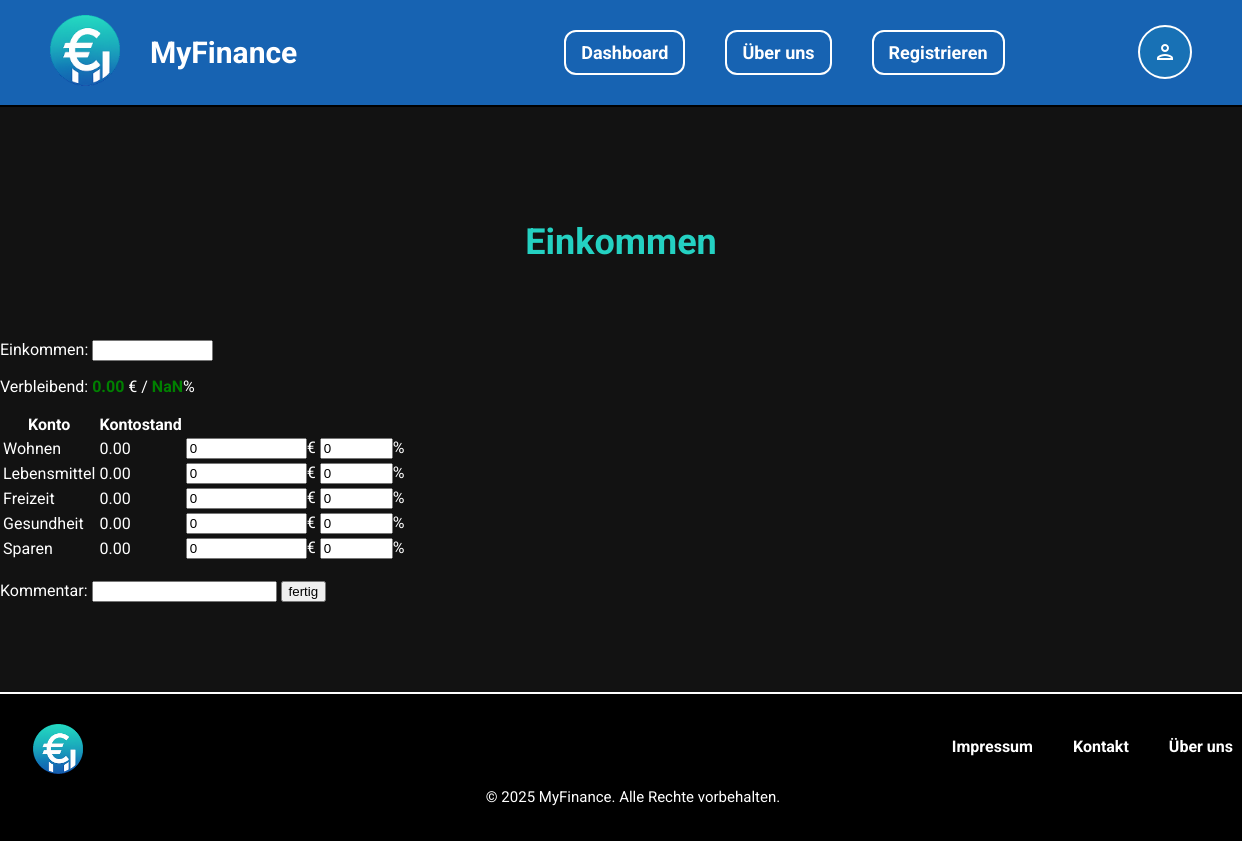
The app's page /einkommen/einkommen.php (signed in) with its own data.
### tables this page shows
CREATE TABLE `konto` (
  `kid` int(11) NOT NULL,
  `knr` int(3) UNSIGNED ZEROFILL NOT NULL,
  `bezeichnung` varchar(150) NOT NULL,
  `kontostand` decimal(10,2) NOT NULL,
  `uid` int(11) NOT NULL
);

### einkommen/einkommen.php (the view, shortened to what this page needs)
<?php
include('../header.php');
require_once('../misc/dbConnection.php');
?>
<!DOCTYPE html>
<html lang="de">
<head>
</head>
<link rel="stylesheet" href="../style.css">
<body>
    <form method="POST">
        <h1>Einkommen</h1>
        <br>
        <br><br>
    </form>
    <form method="POST" id="form">
        <label for="einkommen">Einkommen: </label>
        <input type="number" name="einkommen" id="einkommen" value="<?php echo $einkommen; ?>" min=0.01 max=999999999.99 step="0.01" required>
        <p>Verbleibend: <span id="verbleibend">0.00</span> € / <span id="verbleibendP">0.00</span>%</p>
        <table>
            <thead>
                <tr>
                    <th>Konto</th>
                    <th>Kontostand</th>
                    <th></th>
                    <th></th>
                    <td></td>
                </tr>
            </thead>
            <tbody>
                <?php
                $stmt = $pdo->prepare('SELECT kid, knr, bezeichnung, kontostand FROM Konto WHERE uid = :uid AND knr BETWEEN 0 AND 899');
                $stmt->execute([':uid' => $_SESSION['user_id']]);
                $konten = $stmt->fetchAll();
                foreach ($konten as $row) {
                    if ($row['knr'] < 100) {
                        echo '<input type="hidden" name="ekid" value="' . $row["kid"] . '">';
                    } else {
                        $betrag = 0;
                        $prozent = 0;
                        echo '<a href="http://localhost:3000/konto.php?knr=' . $row['knr'] . '">
                            <tr class="zeile">
                            <td>' . $row["bezeichnung"] . '</td>
                            <td>' . $row["kontostand"] . '</td>
                            <td><input type="number" name="betrag[]" class="betrag" min="0" max="999999999.99" step="0.01" required value=' . $betrag . '>€</td>
                            <td><input type="number" name="prozent[]" class="prozent" min="0" max="100" step="0.01" required value=' . $prozent . '>% </td>
                            <td> <input type="hidden" name="knr[]" value="' . $row["knr"] . '"> </td>
                            <td> <input type="hidden" name="kid[]" value="' . $row["kid"] . '"> </td>
                            </tr> </a>';
                    }
                }
                ?>
            </tbody>
        </table>
        <br>
        <label for="kommentar">Kommentar: </label>
        <input type="text" name="kommentar">
        <input type="submit" name="submit" value="fertig">
    </form>
</body>
<?php include('../footer.php'); ?>
</html>

### style.css (style rules this page uses)
body { background-color: #121212; color: #FFFFFF; font-family: 'Roboto', sans-serif; margin: 0; padding: 0; overflow-x: hidden; }
h1 { font-size: 36px; color: #24D1C2; margin-bottom: 20px; text-align: center; }
.verbleibend-null { color: green; font-weight: bold; }
input[type=number] { -moz-appearance: textfield; }

### records on screen
konto: bezeichnung "Wohnen", kontostand "0.00", knr "0"
konto: bezeichnung "Lebensmittel", kontostand "0.00", knr "0"
konto: bezeichnung "Freizeit", kontostand "0.00", knr "0"
konto: bezeichnung "Gesundheit", kontostand "0.00", knr "0"
konto: bezeichnung "Sparen", kontostand "0.00", knr "0"
